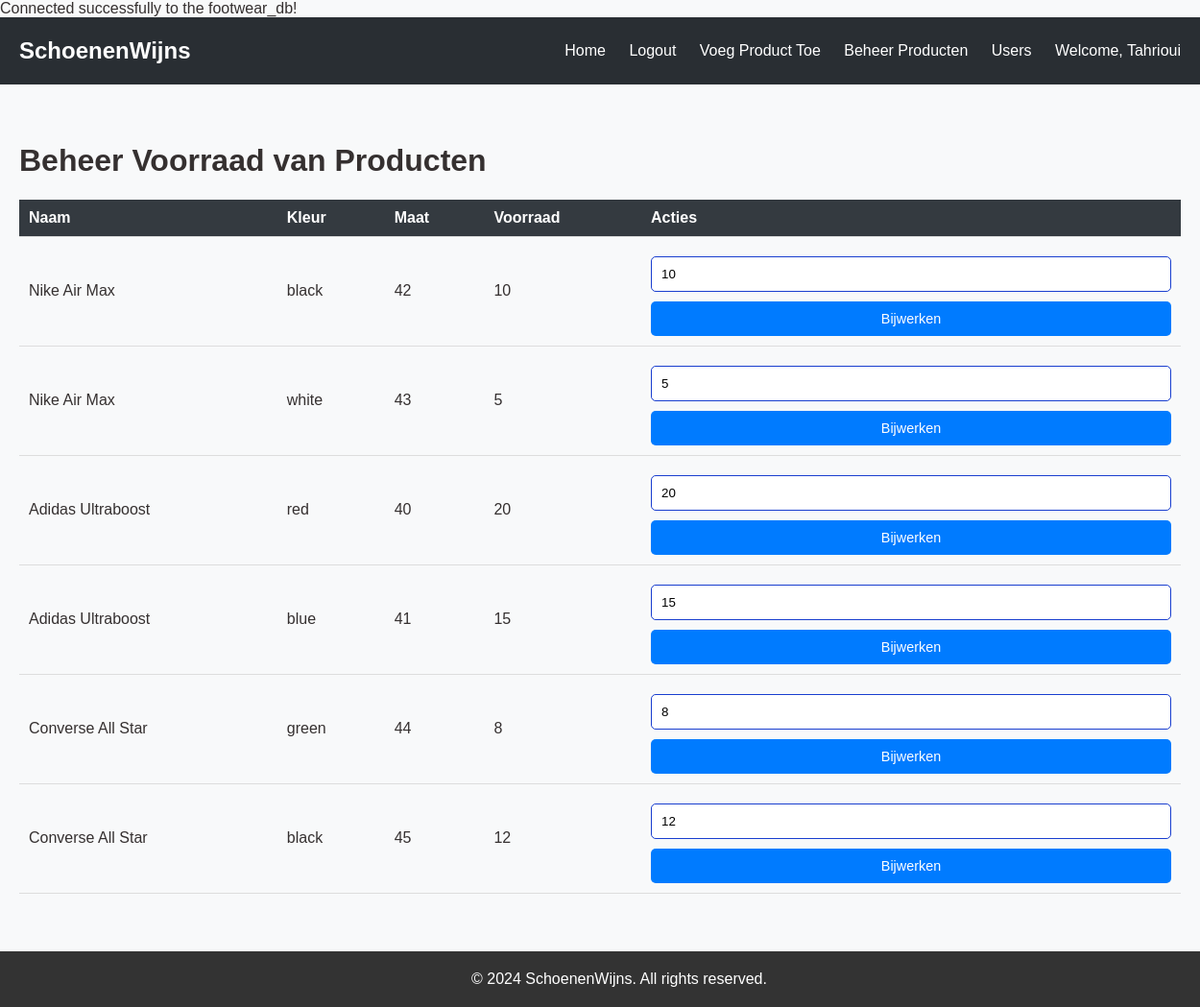
Screenshot of /footwear/adminPanel.php (signed in) with the database file from the repository.
### tables this page shows
CREATE TABLE `productvariant` (
  `artikelnr` int(11) NOT NULL,
  `variantnr` int(11) NOT NULL,
  `kleur` varchar(50) DEFAULT NULL,
  `maat` int(11) DEFAULT NULL,
  `stock` int(11) DEFAULT NULL,
  `bought_counter` int(11) DEFAULT NULL,
  `variant_directory` varchar(255) DEFAULT NULL
);

CREATE TABLE `products` (
  `artikelnr` int(11) NOT NULL,
  `naam` varchar(100) DEFAULT NULL,
  `prijs` decimal(10,2) DEFAULT NULL,
  `type_of_shoe` varchar(50) DEFAULT NULL,
  `directory` varchar(255) DEFAULT NULL,
  `product_information` text DEFAULT NULL
);

### footwear/adminPanel.php (the view, shortened to what this page needs)
<?php
include 'connect.php';
$sql = "SELECT pv.variantnr, p.naam, pv.kleur, pv.maat, pv.stock
        FROM ProductVariant pv
        JOIN Products p ON pv.artikelnr = p.artikelnr";
$result = $conn->query($sql);
?>
<!DOCTYPE html>
<html lang="en">
<head>
    <link rel="stylesheet" href="css/style.css">
</head>
<body>
<header>
    <div class="logo">SchoenenWijns</div>
    <nav>
        <ul>
            <li><a href="index.php">Home</a></li>
            <li><a href="logout.php">Logout</a></li>
            <li><a href="add_product.php">Voeg Product Toe</a></li>
            <li><a href="manage_products.php">Beheer Producten</a></li>
            <li><a href="active_deactivate_show_users.php">Users</a></li>
            <li><a href="#">Welcome, <?php echo $_SESSION['voornaam']; ?></a></li>
        </ul>
    </nav>
</header>
<main>
    <h1>Beheer Voorraad van Producten</h1>
    <table>
        <thead>
            <tr>
                <th>Naam</th>
                <th>Kleur</th>
                <th>Maat</th>
                <th>Voorraad</th>
                <th>Acties</th>
            </tr>
        </thead>
        <tbody>
            <?php if ($result && $result->num_rows > 0): ?>
                <?php while ($row = $result->fetch_assoc()): ?>
                    <tr>
                        <td><?php echo htmlspecialchars($row['naam']); ?></td>
                        <td><?php echo htmlspecialchars($row['kleur']); ?></td>
                        <td><?php echo htmlspecialchars($row['maat']); ?></td>
                        <td><?php echo htmlspecialchars($row['stock']); ?></td>
                        <td>
                            <form action="" method="post" style="display:inline;">
                                <input type="number" name="new_stock" value="<?php echo $row['stock']; ?>" min="0">
                                <input type="submit" name="update_stock" value="Bijwerken">
                            </form>
                        </td>
                    </tr>
                <?php endwhile; ?>
            <?php else: ?>
                <tr>
                    <td colspan="5">Geen producten beschikbaar.</td>
                </tr>
            <?php endif; ?>
        </tbody>
    </table>
</main>
<footer>
    <p>&copy; 2024 SchoenenWijns. All rights reserved.</p>
</footer>
</body>
</html>

### footwear/css/style.css (style rules this page uses)
body { font-family: Arial, sans-serif; background-color: #f8f9fa; color: #353030; margin: 0; padding: 0; }
header { background-color: #292e33; color: white; padding: 10px 20px; display: flex; justify-content: space-between; align-items: center; }
.logo { font-size: 24px; font-weight: bold; }
nav ul { list-style: none; padding: 0; }
nav ul li { display: inline; margin-left: 20px; }
nav ul li a { color: white; text-decoration: none; }
main { padding: 40px 20px; }
input[type="text"], input[type="email"], input[type="password"], input[type="number"] { width: 100%; padding: 10px; margin: 10px 0; border: 1px solid #193ecf; border-radius: 5px; transition: border-color 0.3s; }
input[type="submit"] { background-color: #007bff; color: white; border: none; padding: 10px; border-radius: 5px; cursor: pointer; transition: background 0.3s; width: 100%; font-size: 0.9em; }
footer { background-color: #333; color: white; text-align: center; padding: 20px; position: relative; bottom: 0; width: 100%; }
footer p { margin: 0; }
table { width: 100%; border-collapse: collapse; margin-bottom: 20px; }
th, td { padding: 10px; text-align: left; border-bottom: 1px solid #ddd; }
th { background-color: #343a40; color: white; }

### rows the page displays
productvariant: artikelnr.naam "Nike Air Max", kleur "black", maat "42", stock "10", new_stock "10"
productvariant: artikelnr.naam "Nike Air Max", kleur "white", maat "43", stock "5", new_stock "5"
productvariant: artikelnr.naam "Adidas Ultraboost", kleur "red", maat "40", stock "20", new_stock "20"
productvariant: artikelnr.naam "Adidas Ultraboost", kleur "blue", maat "41", stock "15", new_stock "15"
productvariant: artikelnr.naam "Converse All Star", kleur "green", maat "44", stock "8", new_stock "8"
productvariant: artikelnr.naam "Converse All Star", kleur "black", maat "45", stock "12", new_stock "12"

### other values shown
$_SESSION['voornaam'] "Tahrioui"
